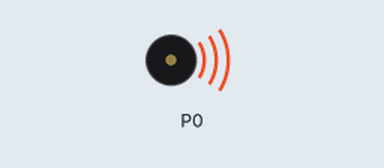
Simulated run of this program. Board: BBC micro:bit (MakeCode). Parts: buzzer (waves = sounding). At 16.2 s the program stops and its outputs stay as they are.

Above: at 0.1 s.
At 16.2 s:
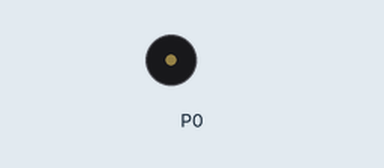
Timing chart, 0 to 17.7 s (numbered marks = the images above):
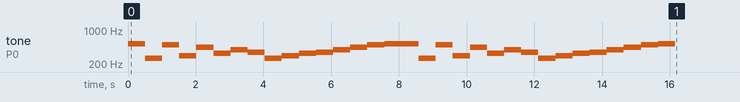

The program:

main.ts
```typescript
music.play(music.stringPlayable("C5 C B D A E G F ", 120), music.PlaybackMode.UntilDone)
music.play(music.stringPlayable("C D E F G A B C5 ", 120), music.PlaybackMode.UntilDone)
music.play(music.stringPlayable("C5 C B D A E G F ", 120), music.PlaybackMode.UntilDone)
music.play(music.stringPlayable("C D E F G A B C5 ", 120), music.PlaybackMode.UntilDone)
radio.setGroup(218)
```

test.ts
```typescript
// tests go here; this will not be compiled when this package is used as an extension.
```
